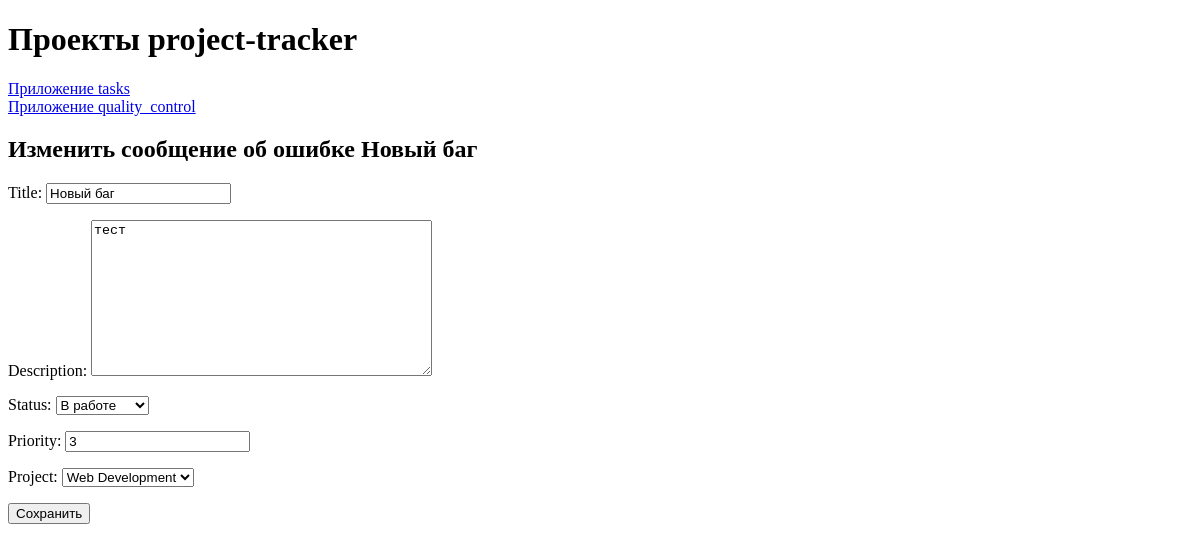
Before: /quality_сontrol/bugs/2/update/ with the older database file.
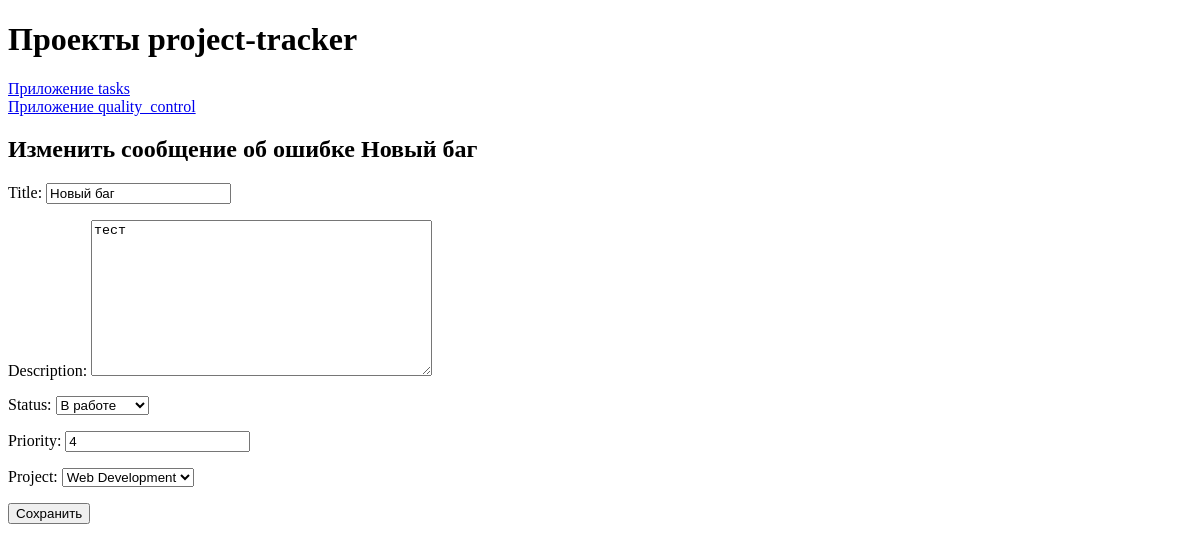
After: the same page with the newer database file.
### quality_control/models.py (models this page shows)
class BugReport(models.Model):
    STATUS_CHOICES = [
        ('New', 'Новая'),
        ('In_progress', 'В работе'),
        ('Completed', 'Завершена')
    ]
    title = models.CharField(max_length=100)
    description = models.TextField()
    project = models.ForeignKey(
        Project,
        related_name='bug_report',
        on_delete=models.CASCADE
    )
    task = models.ForeignKey(
        Task,
        related_name="bug_report",
        on_delete=models.SET_NULL,
        null=True,
        blank=True
    )
    status = models.CharField(
        max_length=50,
        choices=STATUS_CHOICES,
        default='New'
    )
    priority = models.PositiveIntegerField(
        validators=[MaxValueValidator(5)]
    )
    created_at = models.DateTimeField(auto_now_add=True)
    update_at = models.DateTimeField(auto_now=True)

### quality_control/forms.py
class BugReportForm(ModelForm):
    class Meta:
        model = BugReport
        fields = ['title', 'description', 'status', 'priority', 'project']

### quality_control/views.py (called while the page is built)
def update_bug(request, bug_id):
    bug = get_object_or_404(BugReport, pk=bug_id)
    if request.method == 'POST':
        form = BugReportForm(request.POST, instance=bug)
        if form.is_valid():
            form.save()
            return redirect('quality_control:bug_detail', bug_id=bug.id)
    else:
        form = BugReportForm(instance=bug)
    return render(request, 'quality_control/bug_update.html', {'form': form, 'bug': bug})

### tasks/models.py (called while the page is built)
    def __str__(self):
        return self.name

### quality_control/templates/quality_control/bug_update.html (shortened to what this page needs)
{% extends 'base/base.html' %}
{% block content %}
<h2>Изменить сообщение об ошибке {{ bug.title }}</h2>
<form method="post">
    {{ form.as_p }}
    <button type="submit">Сохранить</button>
</form>
{% endblock %}

Changed rows visible on the page:
changed BugReport "Новый баг": priority "3" → "4"
